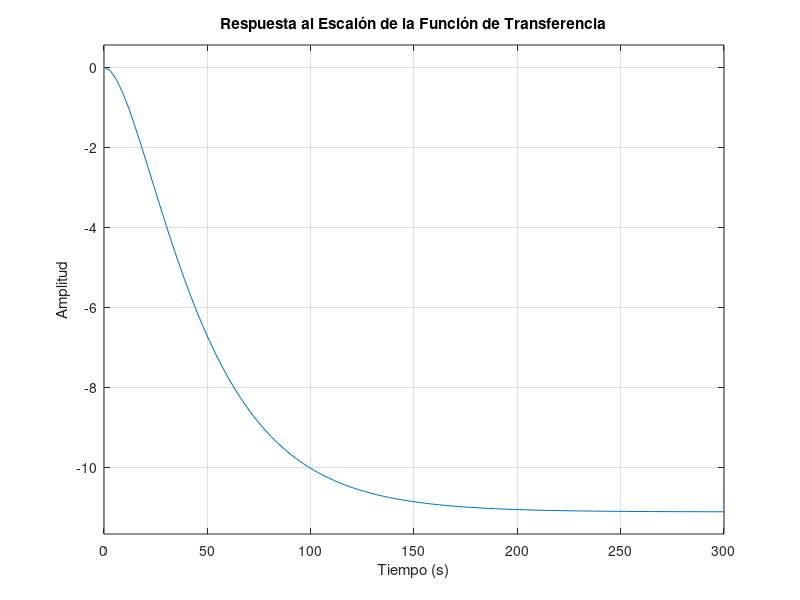

The MATLAB source for this figure:
% Definición de los parámetros
m1 = 5;
m2 = 2;
m3 = 3;
b = 0.3;
s = tf('s');
% Numerador y denominador
numerador = (m2 - m3) * s;
denominador = ((m1 + m2 + m3) * s^2 + b * s) * ((m2 + m3) * s + b) - (m2 - m3)^2 * s^3;
sistemaTF = numerador / denominador;
disp('num'),disp(numerador);
disp('den'),disp(denominador);
figure;
step(sistemaTF);
title('Respuesta al Escalón de la Función de Transferencia');
xlabel('Tiempo (s)');
ylabel('Amplitud');
sistemaSS = ss(sistemaTF);
%disp('Representación en Espacio de Estados:');
%disp(sistemaSS);
